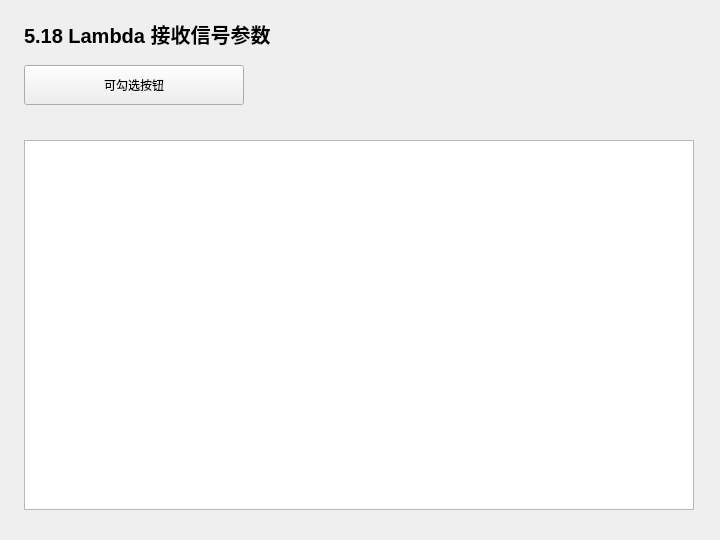
<?xml version="1.0" encoding="UTF-8"?>
<ui version="4.0">
 <class>Widget</class>
 <widget class="QWidget" name="Widget">
  <property name="geometry">
   <rect>
    <x>0</x>
    <y>0</y>
    <width>720</width>
    <height>540</height>
   </rect>
  </property>
  <property name="windowTitle">
   <string>5.18 Lambda 接收信号参数</string>
  </property>
  <widget class="QLabel" name="headingLabel">
   <property name="geometry">
    <rect>
     <x>24</x>
     <y>18</y>
     <width>670</width>
     <height>32</height>
    </rect>
   </property>
   <property name="text">
    <string>5.18 Lambda 接收信号参数</string>
   </property>
   <property name="font">
    <font>
     <pointsize>15</pointsize>
     <bold>true</bold>
    </font>
   </property>
  </widget>
  <widget class="QPlainTextEdit" name="outputEdit">
   <property name="geometry">
    <rect>
     <x>24</x>
     <y>140</y>
     <width>670</width>
     <height>370</height>
    </rect>
   </property>
   <property name="readOnly">
    <bool>true</bool>
   </property>
  </widget>
  <widget class="QPushButton" name="runButton">
   <property name="geometry">
    <rect>
     <x>24</x>
     <y>65</y>
     <width>220</width>
     <height>40</height>
    </rect>
   </property>
   <property name="text">
    <string>可勾选按钮</string>
   </property>
   <property name="checkable">
    <bool>true</bool>
   </property>
  </widget>
 </widget>
 <resources />
 <connections />
</ui>
